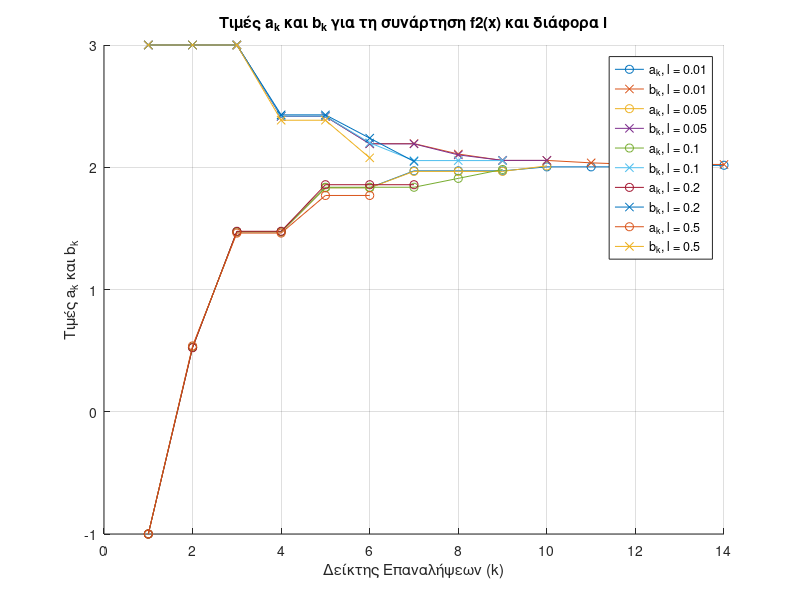

Write the MATLAB code that produced this figure.
% Ορισμός της συνάρτησης f2
f2 = @(x) exp(-2*x) + (x - 2).^2;

% Αρχικές τιμές
a_init = -1; % Αρχική τιμή α
b_init = 3;  % Αρχική τιμή β
l_values = [0.01, 0.05, 0.1, 0.2, 0.5]; % Τιμές για το τελικό εύρος αναζήτησης
epsilon = 1e-5; % Μικρή σταθερά για το τελευταίο βήμα της μεθόδου

% Συνάρτηση Fibonacci
fib = @(n) round((((1 + sqrt(5)) / 2)^n - ((1 - sqrt(5)) / 2)^n) / sqrt(5));

% Αποθήκευση αποτελεσμάτων
results_a_f2 = cell(size(l_values)); % Αποθήκευση ακραίων τιμών a_k για κάθε l
results_b_f2 = cell(size(l_values)); % Αποθήκευση ακραίων τιμών b_k για κάθε l

% Επανάληψη για κάθε τιμή του l
for l_idx = 1:length(l_values)
    l = l_values(l_idx);
    a = a_init;
    b = b_init;
    
    % Υπολογισμός του ελάχιστου όρου Fibonacci n για F_n > (b - a) / l
    n = 1;
    while fib(n) <= (b - a) / l
        n = n + 1;
    end
    
    % Αρχικοποίηση των τιμών x1 και x2
    x1 = a + fib(n - 2) / fib(n) * (b - a);
    x2 = a + fib(n - 1) / fib(n) * (b - a);
    f1k = f2(x1); % Υπολογισμός της συνάρτησης f2
    f2k = f2(x2); % Υπολογισμός της συνάρτησης f2
    k = 1;
    
    % Αρχικοποίηση πινάκων για αποθήκευση των ακραίων τιμών
    ak_values = a; % Αρχική τιμή a
    bk_values = b; % Αρχική τιμή b
    
    % Μέθοδος Fibonacci
    while k < n - 2
        if f1k > f2k
            a = x1;
            x1 = x2;
            x2 = a + fib(n - k - 1) / fib(n - k) * (b - a);
            f1k = f2k;
            f2k = f2(x2); % Υπολογισμός της συνάρτησης f2
        else
            b = x2;
            x2 = x1;
            x1 = a + fib(n - k - 2) / fib(n - k) * (b - a);
            f2k = f1k;
            f1k = f2(x1); % Υπολογισμός της συνάρτησης f2
        end
        % Καταγραφή τρεχουσών τιμών a και b
        ak_values = [ak_values, a];
        bk_values = [bk_values, b];
        k = k + 1;
    end
    
    % Τελικό βήμα
    x1 = x1;
    x2 = x1 + epsilon;
    if f2(x1) > f2(x2)
        a = x1;
    else
        b = x1;
    end
    ak_values = [ak_values, a];
    bk_values = [bk_values, b];
    
    % Αποθήκευση των τιμών [a_k, b_k] για το συγκεκριμένο l
    results_a_f2{l_idx} = ak_values;
    results_b_f2{l_idx} = bk_values;
end

% Γραφική Παράσταση των τιμών a_k και b_k για κάθε τιμή του l
figure;
hold on;
for i = 1:length(l_values)
    plot(1:length(results_a_f2{i}), results_a_f2{i}, '-o', 'DisplayName', ['a_k, l = ', num2str(l_values(i))]);
    plot(1:length(results_b_f2{i}), results_b_f2{i}, '-x', 'DisplayName', ['b_k, l = ', num2str(l_values(i))]);
end
xlabel('Δείκτης Επαναλήψεων (k)');
ylabel('Τιμές a_k και b_k');
title('Τιμές a_k και b_k για τη συνάρτηση f2(x) και διάφορα l');
legend show;
grid on;
hold off;
